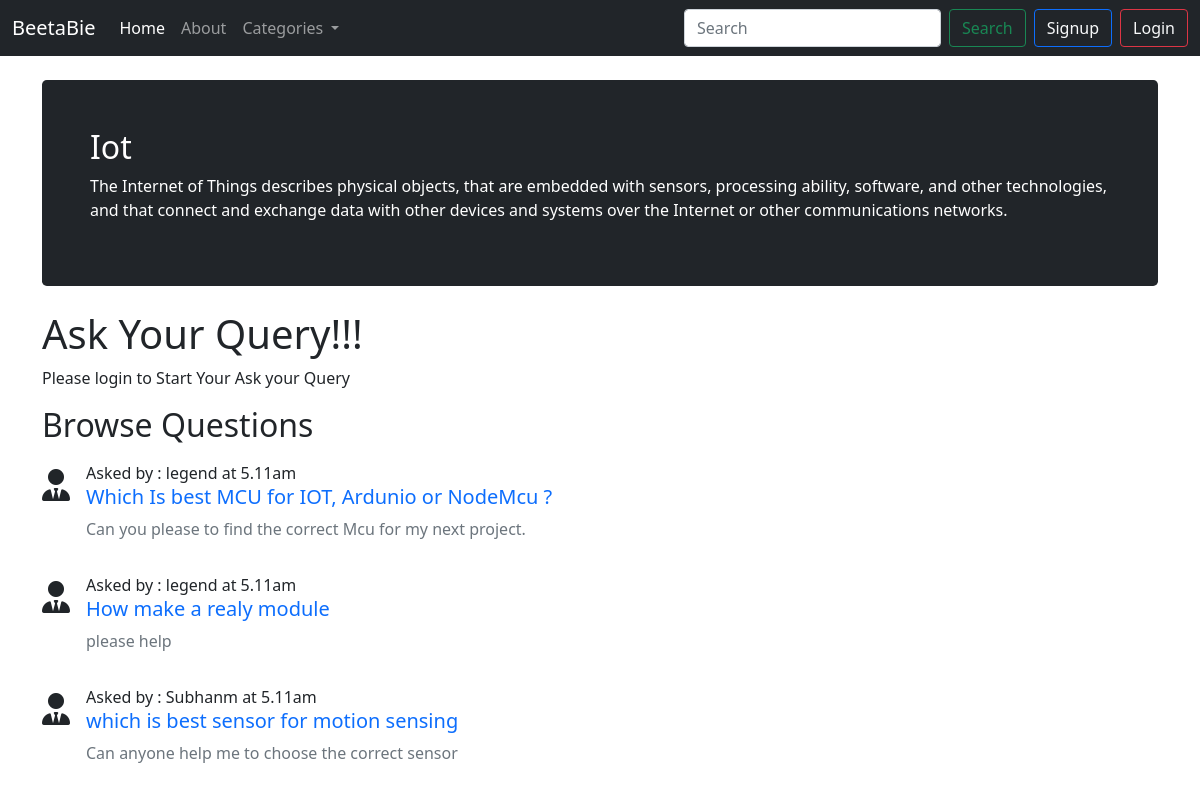
The app's page /theards.php?catid=3 with its own data.
### tables this page shows
CREATE TABLE `categories` (
  `category_id` int(11) NOT NULL,
  `category_name` varchar(255) NOT NULL,
  `category_description` varchar(255) NOT NULL,
  `date` date NOT NULL DEFAULT current_timestamp()
);

CREATE TABLE `theards` (
  `theard_id` int(7) NOT NULL,
  `theard_title` varchar(255) NOT NULL,
  `theard_decs` text NOT NULL,
  `theard_catg_id` int(7) NOT NULL,
  `theard_user_id` int(7) NOT NULL,
  `timestamp` datetime NOT NULL DEFAULT current_timestamp()
);

CREATE TABLE `userdata` (
  `sno` int(11) NOT NULL,
  `user_name` varchar(35) NOT NULL,
  `user_email` varchar(35) NOT NULL,
  `user_pass` varchar(255) NOT NULL,
  `date` datetime NOT NULL DEFAULT current_timestamp()
);

### theards.php (the view, shortened to what this page needs)
<!DOCTYPE html>
<html lang="en">
<head>
    <link href="https://cdn.jsdelivr.net/npm/bootstrap@5.0.2/dist/css/bootstrap.min.css" rel="stylesheet"
 />
</head>
<body>
    <?php
    include "component/_navbar.php";
    $id = $_GET['catid'];
    $sql = "SELECT * FROM `categories` WHERE category_id = $id";
    $result = mysqli_query($conn, $sql);
    while ($row = mysqli_fetch_assoc($result)) {
        $catgname = $row['category_name'];
        $catgdesc = $row['category_description'];
    }
    ?>
    <div class="container my-4">
        <div class="h-100 p-5 text-white bg-dark rounded-3">
            <h2><?php echo  $catgname ?></h2>
            <p><?php echo $catgdesc ?></p>
        </div>
    </div>
    <div class="container">
        <h1>Ask Your Query!!!</h1>
        <?php
        if (isset($_SESSION['loggedin']) && $_SESSION['loggedin'] = true ) {
           echo '
           <form action=" '. $_SERVER["REQUEST_URI"].'" method="post">
        <div class="mb-3">
            <label for="title" class="form-label">Enter Your Query</label>
            <input type="text" class="form-control" id="title" name="title" aria-describedby="title">
            <div id="title" class="form-text">Make your Question as short as Possible</div>
        </div>
        <div class="mb-3">
            <label for="desc" class="form-label">Describe Your Query</label>
            <textarea class="form-control" name="desc" id="desc" rows="3"></textarea>
        </div>
        <button type="submit" class="btn btn-primary">Submit</button>
        </form>
        ';
        }
        else{
            echo "<p> Please login to Start Your Ask your Query </p>";
        }
        ?>
        <h2>Browse Questions</h2>
        <?php
        $id = $_GET['catid'];
        $sql = "SELECT * FROM `theards` WHERE theard_catg_id = $id";
        $result = mysqli_query($conn, $sql);
        while ($row = mysqli_fetch_assoc($result)) {
            $id = $row['theard_id'];
            $title = $row['theard_title'];
            $desc = $row['theard_decs'];
            $theard_user_id = $row['theard_user_id'];
            $sql2 = "SELECT user_name FROM `userdata` WHERE sno = $theard_user_id";
            $result2 = mysqli_query($conn, $sql2);
            $row2 = mysqli_fetch_assoc($result2);
            echo '
            <div class="d-flex my-3">
            <div class="flex-shrink-0">
                <i class="fas fa-user-tie fs-2 my-2"></i>
            </div>
            <div class="flex-grow-1 ms-3">
            <p class = "my-0"> Asked by : '. $row2['user_name'] .' at 5.11am'.'</p>
                <h5><a href="theardmain.php?thid=' . $id . '" class ="text-decoration-none "> ' . $title . '</a></h5>
                <p class = "text-muted">' . $desc . '</p>
            </div>
            </div>
            ';
        }
        ?>
</body>
</html>

### records on screen
categories: category_name "Iot", category_description "The Internet of Things describes physical objects, that are embedded with sensors, processing ability, software, and other technologies, and that connect and exchange data with other devices and systems over the Internet or other communications networks."
theards: userdata.user_name "legend", theard_title "Which Is best MCU for IOT, Ardunio or NodeMcu ?", theard_decs "Can you please to find the correct Mcu for my next project."
theards: userdata.user_name "legend", theard_title "How make a realy module", theard_decs "please help"
theards: userdata.user_name "Subhanm", theard_title "which is best sensor for motion sensing", theard_decs "Can anyone help me to choose the correct sensor"
